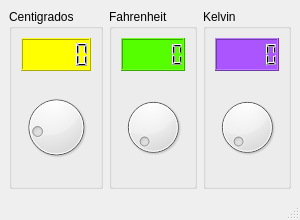
<?xml version="1.0" encoding="UTF-8"?>
<ui version="4.0">
 <class>Termometro</class>
 <widget class="QMainWindow" name="Termometro">
  <property name="geometry">
   <rect>
    <x>0</x>
    <y>0</y>
    <width>300</width>
    <height>220</height>
   </rect>
  </property>
  <property name="minimumSize">
   <size>
    <width>300</width>
    <height>220</height>
   </size>
  </property>
  <property name="maximumSize">
   <size>
    <width>800</width>
    <height>600</height>
   </size>
  </property>
  <property name="windowTitle">
   <string>Termometro</string>
  </property>
  <property name="windowIcon">
   <iconset resource="Recursos.qrc">
    <normaloff>:/Icono</normaloff>:/Icono</iconset>
  </property>
  <widget class="QWidget" name="centralwidget">
   <layout class="QHBoxLayout" name="horizontalLayout">
    <item>
     <widget class="QGroupBox" name="grpCent">
      <property name="title">
       <string>Centigrados</string>
      </property>
      <layout class="QVBoxLayout" name="verticalLayout">
       <item>
        <widget class="QLCDNumber" name="lcdCent">
         <property name="styleSheet">
          <string notr="true">background-color: rgb(255, 255, 0);</string>
         </property>
        </widget>
       </item>
       <item>
        <widget class="QDial" name="dialCent">
         <property name="minimum">
          <number>-18</number>
         </property>
        </widget>
       </item>
      </layout>
     </widget>
    </item>
    <item>
     <widget class="QGroupBox" name="grpFahr">
      <property name="title">
       <string>Fahrenheit</string>
      </property>
      <layout class="QVBoxLayout" name="verticalLayout_2">
       <item>
        <widget class="QLCDNumber" name="lcdFahr">
         <property name="styleSheet">
          <string notr="true">background-color: rgb(85, 170, 0);
background-color: rgb(85, 255, 0);</string>
         </property>
        </widget>
       </item>
       <item>
        <widget class="QDial" name="dialFahr">
         <property name="minimum">
          <number>0</number>
         </property>
         <property name="maximum">
          <number>210</number>
         </property>
        </widget>
       </item>
      </layout>
     </widget>
    </item>
    <item>
     <widget class="QGroupBox" name="grpKelv">
      <property name="title">
       <string>Kelvin</string>
      </property>
      <layout class="QVBoxLayout" name="verticalLayout_3">
       <item>
        <widget class="QLCDNumber" name="lcdKelv">
         <property name="styleSheet">
          <string notr="true">background-color: rgb(170, 85, 255);</string>
         </property>
        </widget>
       </item>
       <item>
        <widget class="QDial" name="dialKelv">
         <property name="focusPolicy">
          <enum>Qt::WheelFocus</enum>
         </property>
         <property name="minimum">
          <number>0</number>
         </property>
         <property name="maximum">
          <number>372</number>
         </property>
        </widget>
       </item>
      </layout>
     </widget>
    </item>
   </layout>
  </widget>
  <widget class="QStatusBar" name="statusbar"/>
 </widget>
 <resources>
  <include location="Recursos.qrc"/>
 </resources>
 <connections>
  <connection>
   <sender>dialCent</sender>
   <signal>valueChanged(int)</signal>
   <receiver>lcdCent</receiver>
   <slot>display(int)</slot>
   <hints>
    <hint type="sourcelabel">
     <x>70</x>
     <y>151</y>
    </hint>
    <hint type="destinationlabel">
     <x>70</x>
     <y>63</y>
    </hint>
   </hints>
  </connection>
  <connection>
   <sender>dialFahr</sender>
   <signal>valueChanged(int)</signal>
   <receiver>lcdFahr</receiver>
   <slot>display(int)</slot>
   <hints>
    <hint type="sourcelabel">
     <x>199</x>
     <y>151</y>
    </hint>
    <hint type="destinationlabel">
     <x>199</x>
     <y>63</y>
    </hint>
   </hints>
  </connection>
  <connection>
   <sender>dialKelv</sender>
   <signal>valueChanged(int)</signal>
   <receiver>lcdKelv</receiver>
   <slot>display(int)</slot>
   <hints>
    <hint type="sourcelabel">
     <x>328</x>
     <y>151</y>
    </hint>
    <hint type="destinationlabel">
     <x>328</x>
     <y>63</y>
    </hint>
   </hints>
  </connection>
 </connections>
</ui>
